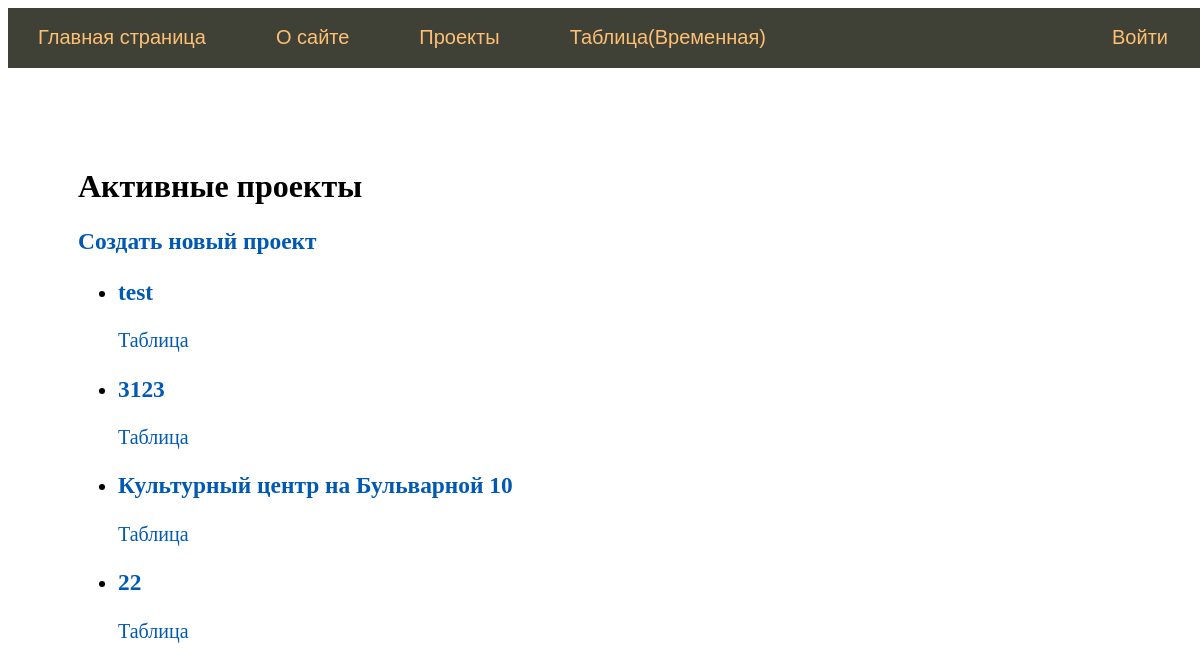
Page /all_projects/ on the committed database.
### estimate/models.py (models this page shows, shortened)
class Project(models.Model):
    title_p = models.CharField(max_length=255, unique=True,
                               verbose_name="Название Проекта")  # атрибут title будет определять одноименное поле как текстовую строку с максимальным числом символов 255.
    description_p = models.TextField(verbose_name="Текст статьи", blank=True,
                                     null=True)  # поле задано как текстовое с параметром blank=True. Данный параметр означает, что это поле может быть пустым, то есть, не содержать текста.
    time_create_p = models.DateTimeField(auto_now_add=True,
                                         verbose_name="Время создания")  # auto_now_add – позволяет фиксировать текущее время только в момент первого добавления записи в таблицу БД;
    time_update_p = models.DateTimeField(auto_now=True,
                                         verbose_name="Время изменения")  # auto_now – фиксирует текущее время всякий раз при изменении или добавлении записи в таблицу БД.
    is_published_p = models.BooleanField(default=False, verbose_name="Публикация", blank=True,
                                         null=True)  # атрибут is_published определен через класс BooleanField с параметром default=True. Это означает, что по умолчанию значение поля в БД будет установлено в значение True и статья будет считаться опубликованной.
    def get_absolute_url(self):
        return reverse('project', kwargs={'prj_id': self.pk})
    class Meta:
        verbose_name = 'Проект'
        verbose_name_plural = '1.Проекты'
        ordering = ['-time_create_p', 'title_p']

### estimate/views.py (the view)
# urls.py: path('all_projects/', all_projects, name='all_projects'),
def all_projects(request):
    projects = Project.objects.all()
    context = {'title': 'Активные проекты', 'projects': projects}
    return render(request, 'estimate/all_projects.html', context=context)

### estimate/templatetags/estimate_tags.py (called while the page is built)
@register.simple_tag()
def return_menu():
    menu = [
        {'title': "Главная страница", 'url_name': 'index'},
        {'title': "О сайте", 'url_name': 'about'},
        {'title': "Проекты", 'url_name': 'all_projects'},
        {'title': 'Таблица(Временная)', 'url_name': 'page'},
        {'title': "Войти", 'url_name': 'login'}
    ]
    return menu

### estimate/templates/estimate/all_projects.html
{% extends 'estimate/base.html' %}
{% block content %}
<h1>{{title}}</h1>
  <h3><a href="{% url 'new_project' %}">Создать новый проект</a></h3>
  <ul>
    {% for p in projects %}
      <li>
        <a href="{{ p.get_absolute_url }}"><h3>{{ p.title_p }}</h3></a>
        <a href="{% url 'project_table' p.id%}">Таблица</a>
      </li>
    {% endfor %}
  </ul>
{% endblock %}

### estimate/static/estimate/css/styles.css (style rules this page uses)
html, body { font-family: 'Arial'; padding: 0; height: 100%; width: 100%; color: #444; }
a { color: #0059b2; text-decoration: none; }
.content-text h1 { font-size: 32px; }

### rows in the picture
Project: title_p "test"
Project: title_p "3123"
Project: title_p "Культурный центр на Бульварной 10"
Project: title_p "22"

### other values in the picture
{{ m.title }} "Главная страница" "О сайте" "Проекты" "Таблица(Временная)"
{{ m.title }} "Войти"
{{ title }} "Активные проекты"
